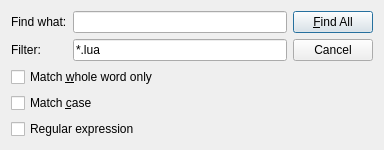
<?xml version="1.0" encoding="UTF-8"?>
<ui version="4.0">
 <class>FindInFilesDialogClass</class>
 <widget class="QDialog" name="FindInFilesDialogClass">
  <property name="geometry">
   <rect>
    <x>0</x>
    <y>0</y>
    <width>384</width>
    <height>149</height>
   </rect>
  </property>
  <property name="windowTitle">
   <string>Find in Project</string>
  </property>
  <layout class="QHBoxLayout" name="horizontalLayout">
   <item>
    <layout class="QVBoxLayout" name="verticalLayout_3">
     <item>
      <layout class="QHBoxLayout" name="horizontalLayout_2">
       <item>
        <layout class="QVBoxLayout" name="verticalLayout_4">
         <item>
          <widget class="QLabel" name="label_2">
           <property name="text">
            <string>Find what:</string>
           </property>
          </widget>
         </item>
         <item>
          <widget class="QLabel" name="label_3">
           <property name="text">
            <string>Filter:</string>
           </property>
          </widget>
         </item>
        </layout>
       </item>
       <item>
        <layout class="QVBoxLayout" name="verticalLayout_5">
         <item>
          <widget class="QLineEdit" name="findWhat"/>
         </item>
         <item>
          <widget class="QLineEdit" name="filter">
           <property name="text">
            <string>*.lua</string>
           </property>
          </widget>
         </item>
        </layout>
       </item>
      </layout>
     </item>
     <item>
      <layout class="QHBoxLayout" name="horizontalLayout_3">
       <item>
        <layout class="QVBoxLayout" name="verticalLayout_2">
         <item>
          <widget class="QCheckBox" name="wholeWord">
           <property name="text">
            <string>Match &amp;whole word only</string>
           </property>
          </widget>
         </item>
         <item>
          <widget class="QCheckBox" name="matchCase">
           <property name="text">
            <string>Match &amp;case</string>
           </property>
          </widget>
         </item>
         <item>
          <widget class="QCheckBox" name="regexp">
           <property name="text">
            <string>Regular expression</string>
           </property>
          </widget>
         </item>
        </layout>
       </item>
       <item>
        <spacer name="horizontalSpacer">
         <property name="orientation">
          <enum>Qt::Horizontal</enum>
         </property>
         <property name="sizeHint" stdset="0">
          <size>
           <width>40</width>
           <height>20</height>
          </size>
         </property>
        </spacer>
       </item>
      </layout>
     </item>
     <item>
      <spacer name="verticalSpacer_2">
       <property name="orientation">
        <enum>Qt::Vertical</enum>
       </property>
       <property name="sizeHint" stdset="0">
        <size>
         <width>20</width>
         <height>40</height>
        </size>
       </property>
      </spacer>
     </item>
    </layout>
   </item>
   <item>
    <layout class="QVBoxLayout" name="verticalLayout">
     <item>
      <widget class="QPushButton" name="findAll">
       <property name="text">
        <string>&amp;Find All</string>
       </property>
       <property name="default">
        <bool>true</bool>
       </property>
      </widget>
     </item>
     <item>
      <widget class="QPushButton" name="cancel">
       <property name="text">
        <string>Cancel</string>
       </property>
      </widget>
     </item>
     <item>
      <spacer name="verticalSpacer">
       <property name="orientation">
        <enum>Qt::Vertical</enum>
       </property>
       <property name="sizeHint" stdset="0">
        <size>
         <width>20</width>
         <height>40</height>
        </size>
       </property>
      </spacer>
     </item>
    </layout>
   </item>
  </layout>
 </widget>
 <layoutdefault spacing="6" margin="11"/>
 <resources/>
 <connections/>
</ui>
